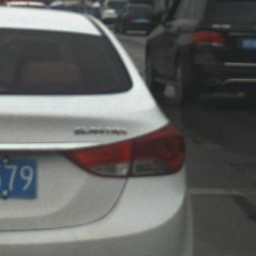
#> input picture Dataset/HR/256patch_test.jpg, 256 x 256 px
$ python synthetic_degradation.py
#> lines starting #> are read from the running program, lines starting #| are printed output that depends on the picture
import random
import cv2
import subprocess
import numpy as np
from skimage.util import random_noise
from typing import Tuple

class SynthDeg:

    def __init__(self) -> None:
        self.blurs = {'Isotropic': Blur.isotropic_blur, 'Anisotropic': Blur.anisotropic_blur, 'LinearMotion': Blur.linear_motion_blur}
        self.scaling = {'Bicubic': Downscale.bicubic_downscale, 'Bilinear': Downscale.bilinear_downscale, 'AreaSampling': Downscale.areasampling_downscale}
        self.noise = {'Gaussian': Noise.gaussian_noise, 'SaltnPepper': Noise.saltpepper_noise, 'Speckle': Noise.speckle_noise, 'Poisson': Noise.poisson_noise}
        self.compression = {'JPEG': Compression.jpeg_compression, 'H264': Compression.h264_compression}

    def degrade_image_shuffle(self, img: np.ndarray, blur: str = None, scaling: str = None, noise: str = None) -> np.ndarray:

        blur, scaling, noise = self.set_operators(blur, scaling, noise)

        operators = [self.blurs[blur], self.scaling[scaling], self.noise[noise]]
        random.shuffle(operators)

        #First Pass
        degraded_img = img.copy()
        for op in operators:
            degraded_img = op(degraded_img)

        #Second Pass
        scndblurred_img = self.blurs['Isotropic'](degraded_img, random.uniform(0.2, 0.8))
        scndnoised_img = self.noise['Gaussian'](scndblurred_img, random.uniform(1, 8))
        final_img = self.compression['JPEG'](scndnoised_img, random.randint(70, 85))

        return final_img

    # [16 lines left out: function degrade_image, not called in this run]

    def set_operators(self, blur: str = None, scaling: str = None, noise: str = None) -> Tuple[str, str, str]:
        if blur is None:
            blur = random.choice(list(self.blurs))
            print(blur)
        if scaling is None:
            scaling = random.choice(list(self.scaling))
            print(scaling)
        if noise is None:
            noise = random.choice(list(self.noise))
            print(noise)

        return blur, scaling, noise

class Blur:
    @staticmethod
    def isotropic_blur(img: np.ndarray, sig: float = 0) -> np.ndarray:
        if sig <= 0:
            sig = random.uniform(0.2, 1.5)

        return cv2.GaussianBlur(img, (0, 0), sigmaX=sig, sigmaY=sig)

    @staticmethod
    def anisotropic_blur(img: np.ndarray, sigX: float = 0.0, sigY: float = 0.0) -> np.ndarray:
        if sigX <= 0:
            sigX = random.uniform(0.5, 3)
        if sigY <= 0:
            sigY = random.uniform(0.5, 3)

        return cv2.GaussianBlur(img, (0, 0), sigmaX=sigX, sigmaY=sigY)

    # [17 lines left out: function linear_motion_blur, not called in this run]

class Downscale:
    @staticmethod
    def bicubic_downscale(img: np.ndarray, scale: float = 0.5) -> np.ndarray:
        return cv2.resize(img, None, fx=scale, fy=scale, interpolation=cv2.INTER_CUBIC)

    @staticmethod
    def bilinear_downscale(img: np.ndarray, scale: float = 0.5) -> np.ndarray:
        return cv2.resize(img, None, fx=scale, fy=scale, interpolation=cv2.INTER_LINEAR)

    @staticmethod
    def areasampling_downscale(img: np.ndarray, scale: float = 0.5) -> np.ndarray:
        return cv2.resize(img, None, fx=scale, fy=scale, interpolation=cv2.INTER_AREA)

class Noise:
    @staticmethod
    def gaussian_noise(img: np.ndarray, mean: float = 0, std: float = None) -> np.ndarray:
        if std is None:
            std = random.uniform(1, 12)

        img_n = img.astype(np.float32) / 255
        noise = random_noise(img_n, mode="gaussian", mean=mean/255, var=(std/255)**2, clip=False)

        return (np.clip(noise, 0, 1) * 255).astype(np.uint8)

    # [28 lines left out: functions saltpepper_noise, speckle_noise, poisson_noise, not called in this run]

class Compression:
    @staticmethod
    def jpeg_compression(img: np.ndarray, quality: int = None) -> np.ndarray:
        if quality is None:
            quality = random.randint(30, 95)

        encode = [cv2.IMWRITE_JPEG_QUALITY, quality]
        _, buffer = cv2.imencode('.jpeg', img, encode)
        compressed = cv2.imdecode(buffer, cv2.IMREAD_COLOR)

        return compressed

    #Credit to: Frobot StackOverflow, for the basis
    # [70 lines left out: function h264_compression, not called in this run]

if __name__ == "__main__":
    img = cv2.imread('./HR/256patch_test.jpg')
#> img is the input picture: shape (256, 256, 3); mean B, G, R 96.5, 98, 97.5

    deg = SynthDeg()
    deg_img = deg.degrade_image_shuffle(img)
#> the loop in degrade_image_shuffle, `for op in operators:` made 3 passes
#> pass 1, in degrade_image_shuffle, `degraded_img = op(degraded_img)`:
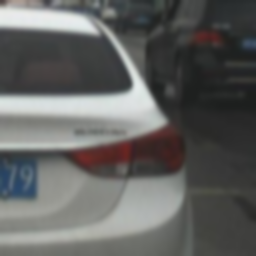
#> degraded_img: shape (256, 256, 3); mean B, G, R 96.5, 98, 97.5
#> call 2 of gaussian_noise, with mean = 5.08
#> in gaussian_noise (call 2), `noise = random_noise(img_n, mode="gaussian", mean=mean/255, var=(std/2..`:
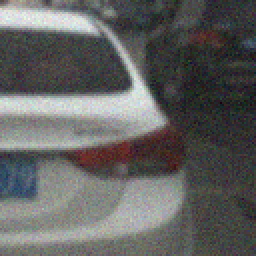
#> noise: shape (128, 128, 3) float64 (shown 2 times larger); mean B, G, R 0.397, 0.403, 0.401; drawn with min black and max white
#> in jpeg_compression, `_, buffer = cv2.imencode('.jpeg', img, encode)`: buffer = 3601 values, max 255 at index 0, min 0 at index 4, mean 121.9
#> in jpeg_compression, `compressed = cv2.imdecode(buffer, cv2.IMREAD_COLOR)`:
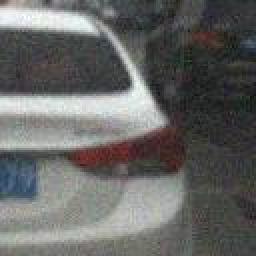
#> compressed: shape (128, 128, 3) (shown 2 times larger); mean B, G, R 100.6, 102.2, 101.9
    cv2.imwrite('./LR/x2/256patch_test.jpg', deg_img)

$ run again, with Dataset/HR/initial_test.jpg copied over Dataset/HR/256patch_test.jpg
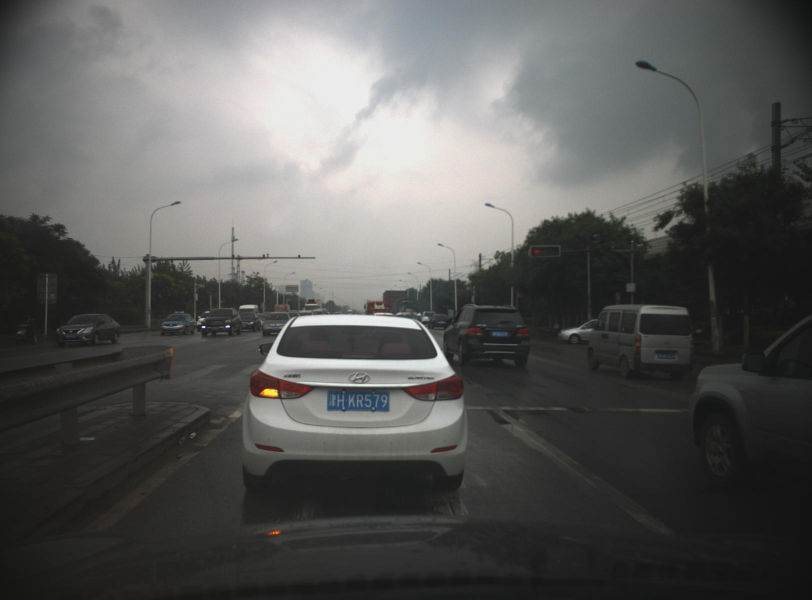
#> input picture Dataset/HR/initial_test.jpg, 1624 x 1200 px (shown at 1/2 size)
#> img is the input picture: shape (1200, 1624, 3); mean B, G, R 89.3, 90.8, 90.6
#> after the loop in degrade_image_shuffle, `for op in operators:`:
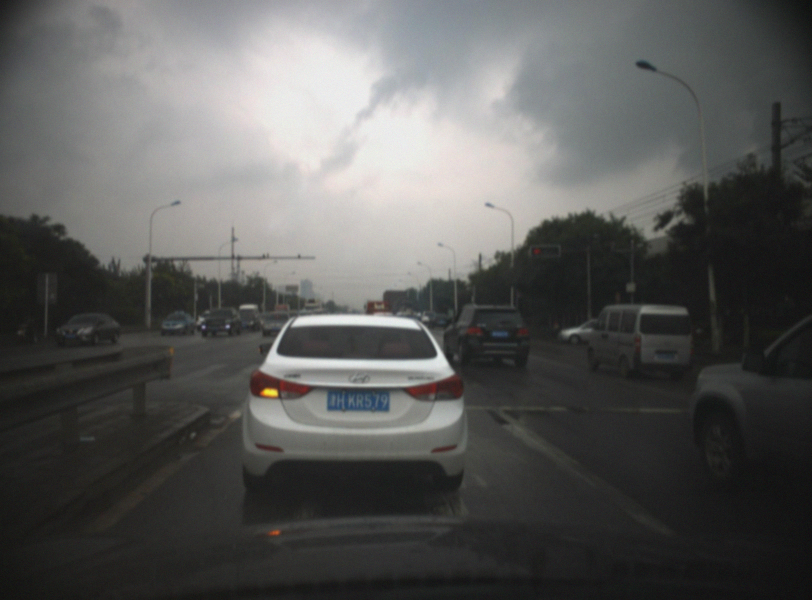
#> degraded_img: shape (600, 812, 3); mean B, G, R 88.9, 90.4, 90.2
#> in gaussian_noise (call 2), `noise = random_noise(img_n, mode="gaussian", mean=mean/255, var=(std/2..`:
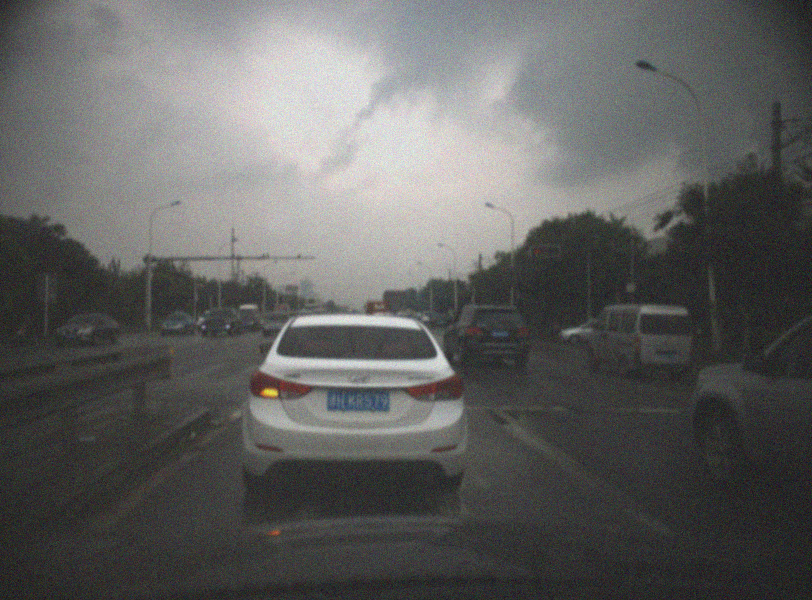
#> noise: shape (600, 812, 3) float64; mean B, G, R 0.369, 0.375, 0.374; drawn with min black and max white
